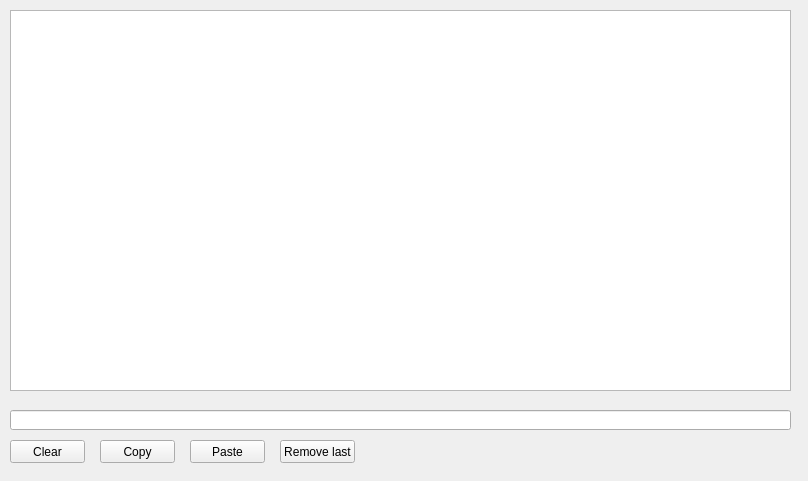
<?xml version="1.0" encoding="UTF-8"?>
<ui version="4.0">
 <class>MainWindow</class>
 <widget class="QMainWindow" name="MainWindow">
  <property name="geometry">
   <rect>
    <x>0</x>
    <y>0</y>
    <width>808</width>
    <height>481</height>
   </rect>
  </property>
  <property name="windowTitle">
   <string>MainWindow</string>
  </property>
  <widget class="QWidget" name="centralWidget">
   <widget class="QPushButton" name="pushButton_Clear">
    <property name="geometry">
     <rect>
      <x>10</x>
      <y>440</y>
      <width>75</width>
      <height>23</height>
     </rect>
    </property>
    <property name="text">
     <string>Clear</string>
    </property>
   </widget>
   <widget class="QPushButton" name="pushButton_Copy">
    <property name="geometry">
     <rect>
      <x>100</x>
      <y>440</y>
      <width>75</width>
      <height>23</height>
     </rect>
    </property>
    <property name="text">
     <string>Copy</string>
    </property>
   </widget>
   <widget class="QPushButton" name="pushButton_Paste">
    <property name="geometry">
     <rect>
      <x>190</x>
      <y>440</y>
      <width>75</width>
      <height>23</height>
     </rect>
    </property>
    <property name="text">
     <string>Paste</string>
    </property>
   </widget>
   <widget class="QLineEdit" name="lineEdit">
    <property name="geometry">
     <rect>
      <x>10</x>
      <y>410</y>
      <width>781</width>
      <height>20</height>
     </rect>
    </property>
   </widget>
   <widget class="QListWidget" name="listWidget_ClipboardChanges">
    <property name="geometry">
     <rect>
      <x>10</x>
      <y>10</y>
      <width>781</width>
      <height>381</height>
     </rect>
    </property>
   </widget>
   <widget class="QPushButton" name="pushRemoveLast">
    <property name="geometry">
     <rect>
      <x>280</x>
      <y>440</y>
      <width>75</width>
      <height>23</height>
     </rect>
    </property>
    <property name="text">
     <string>Remove last</string>
    </property>
   </widget>
  </widget>
 </widget>
 <layoutdefault spacing="6" margin="11"/>
 <resources/>
 <connections/>
</ui>
